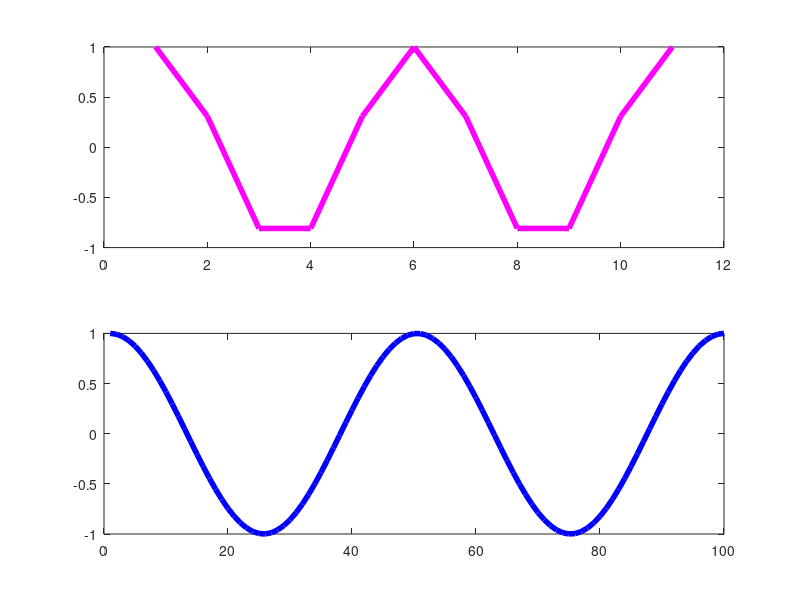

Reproduce this figure in MATLAB.
% question a : correct answer : 0:pi/10:pi

x= 0:pi/10:pi

%question b : correct answer: y=cos(4*x)
y= cos(4*x)


% c , plotting graph
figure
subplot(2,1,1)
plot(y,'m-','LineWidth',4)

%d x=linspace(0,pi)

 x=linspace(0,pi)
 z=cos(4*x)
 subplot(2,1,2)
 plot(z,'b-','LineWidth',4)
 
 
 %second Plot , the one with linspace looks more like a cosine curve